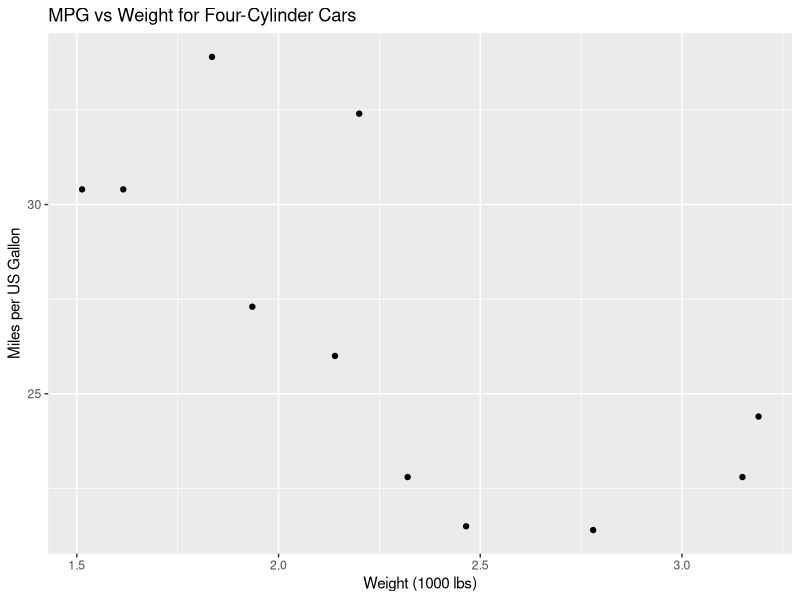
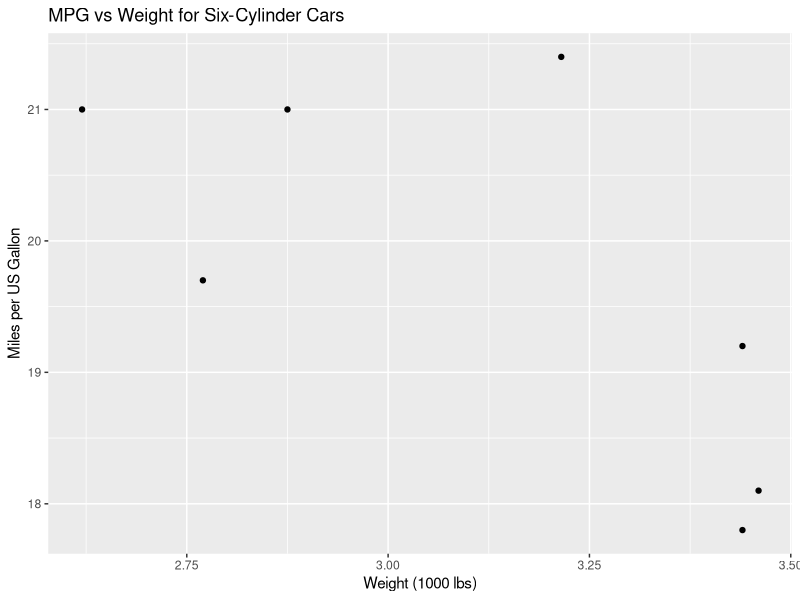
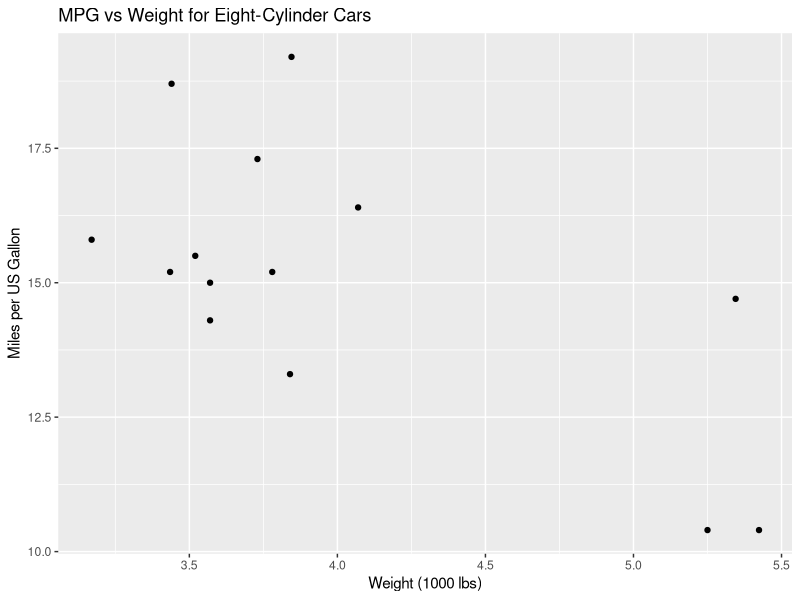

R code for these plots, in order:
## ---- chunk 1
knitr::opts_chunk$set(echo = TRUE)
library(ggplot2)
library(scales)
library(dplyr, quietly = TRUE)
library(tidyr, quietly = TRUE)

asIsStatement <- "```{r, <my chunk name>, results = 'as-is'}"
## ---- chunk 2
for (myCyl in sort(unique(mtcars$cyl))){
  
  ### Build and print the header that defines the tab
  strCyl <- switch(as.character(myCyl), "4" = "Four", "6" = "Six", "8" = "Eight")
  cat(paste0("\n###", strCyl, "-Cylinder Cars\n"))
    # Note: extra carriage returns ("\n") are used to ensure that the rmarkdown code parses properly
  
  ### Generate the plot and send it to output
  myPlot <- 
    ggplot(data = filter(mtcars, cyl == myCyl), aes(x = wt, y = mpg)) +
      geom_point() +
      labs(x = "Weight (1000 lbs)", y = "Miles per US Gallon",
           title = paste0("MPG vs Weight for ", strCyl, "-Cylinder Cars"))
  print(myPlot)
  cat("\n")
    # Again, using a carriage return to ensure that the markdown parser understands that the current
    # output is all that should comprise the current tab.
}
